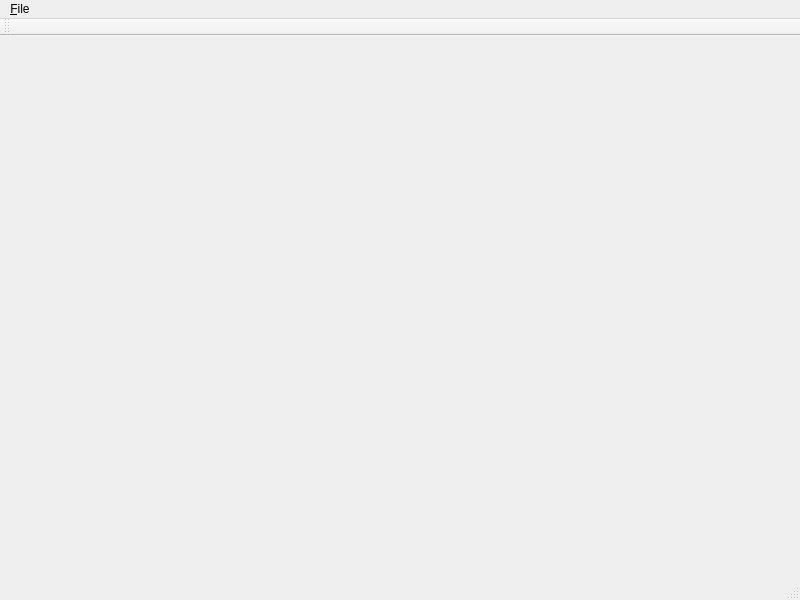
<?xml version="1.0" encoding="UTF-8"?>
<ui version="4.0">
 <class>main_window</class>
 <widget class="QMainWindow" name="main_window">
  <property name="geometry">
   <rect>
    <x>0</x>
    <y>0</y>
    <width>800</width>
    <height>600</height>
   </rect>
  </property>
  <property name="windowTitle">
   <string>MainWindow</string>
  </property>
  <widget class="QWidget" name="central_widget">
   <layout class="QVBoxLayout" name="verticalLayout"/>
  </widget>
  <widget class="QMenuBar" name="menubar">
   <property name="geometry">
    <rect>
     <x>0</x>
     <y>0</y>
     <width>800</width>
     <height>30</height>
    </rect>
   </property>
   <widget class="QMenu" name="menu_file">
    <property name="title">
     <string>&amp;File</string>
    </property>
    <addaction name="action_open"/>
    <addaction name="action_quit"/>
   </widget>
   <addaction name="menu_file"/>
  </widget>
  <widget class="QStatusBar" name="statusbar"/>
  <widget class="QToolBar" name="toolbar">
   <property name="windowTitle">
    <string>toolBar</string>
   </property>
   <attribute name="toolBarArea">
    <enum>TopToolBarArea</enum>
   </attribute>
   <attribute name="toolBarBreak">
    <bool>false</bool>
   </attribute>
  </widget>
  <action name="action_quit">
   <property name="text">
    <string>&amp;Quit</string>
   </property>
   <property name="shortcut">
    <string>Ctrl+Q</string>
   </property>
  </action>
  <action name="action_open">
   <property name="text">
    <string>&amp;Open</string>
   </property>
   <property name="shortcut">
    <string>Ctrl+O</string>
   </property>
  </action>
 </widget>
 <resources/>
 <connections>
  <connection>
   <sender>action_quit</sender>
   <signal>triggered()</signal>
   <receiver>main_window</receiver>
   <slot>close()</slot>
   <hints>
    <hint type="sourcelabel">
     <x>-1</x>
     <y>-1</y>
    </hint>
    <hint type="destinationlabel">
     <x>399</x>
     <y>299</y>
    </hint>
   </hints>
  </connection>
 </connections>
</ui>
